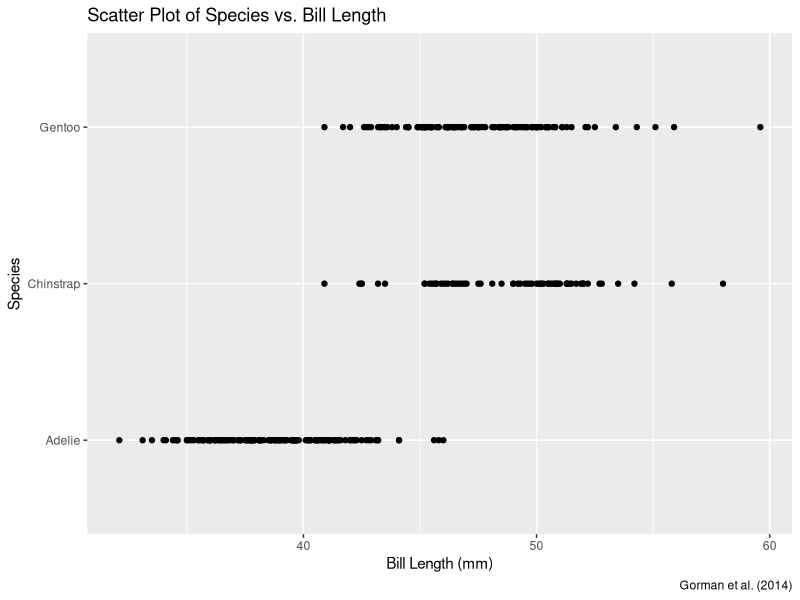
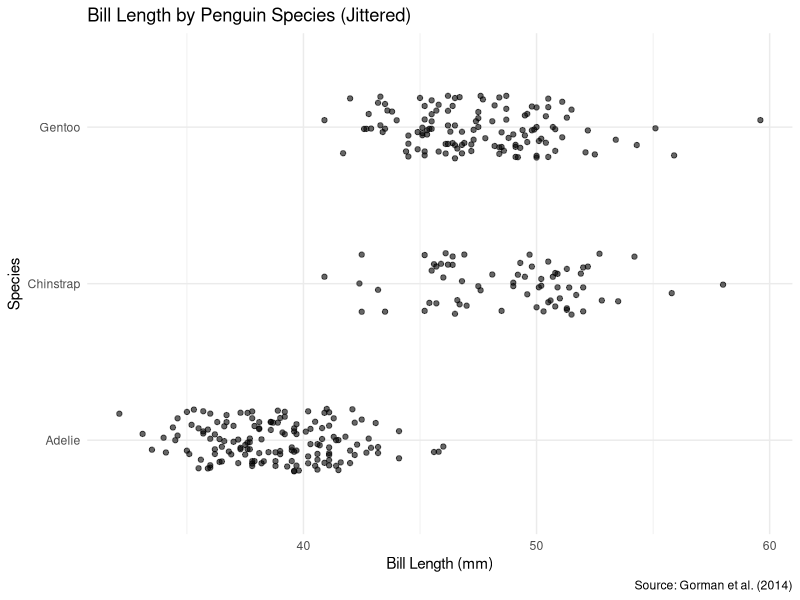
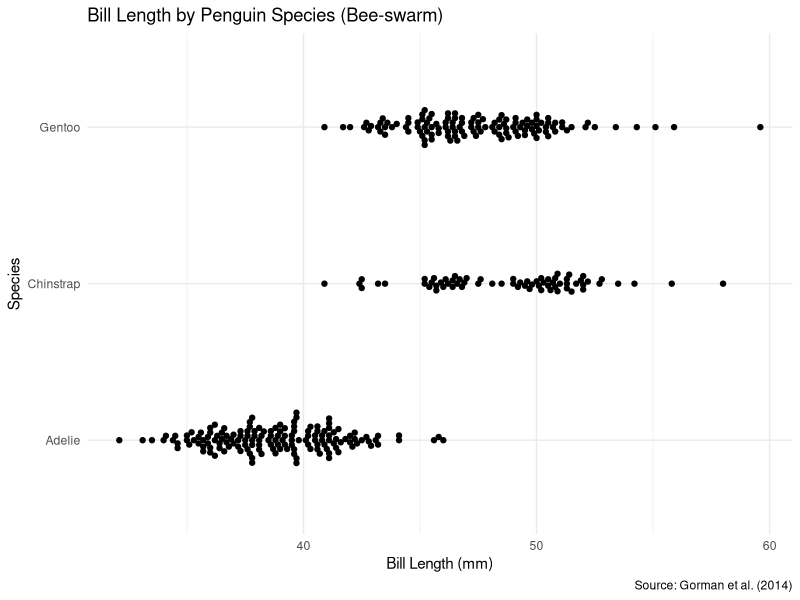
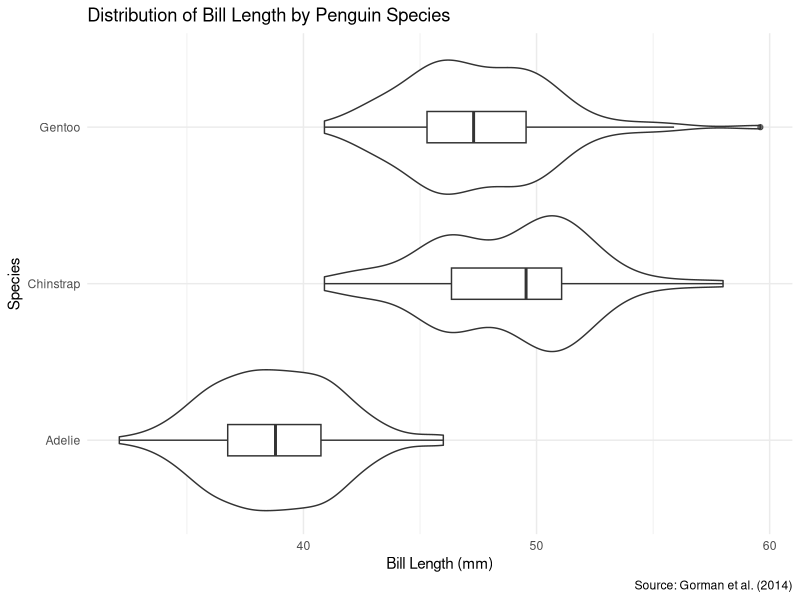
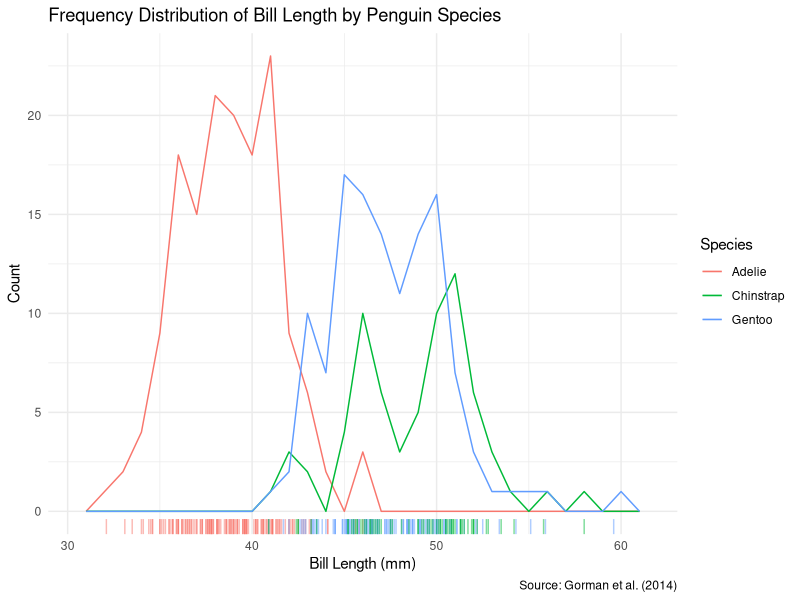
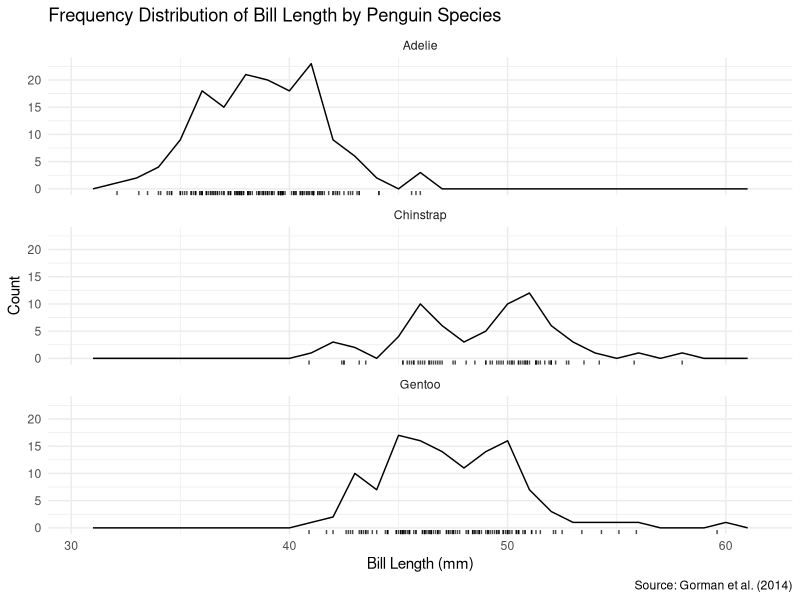

The R script that drew these images, in order:
## ---- chunk 1
#| label: load-libraries
#| message: false

# Load necessary packages
library(tidyverse)
library(palmerpenguins)
library(ggbeeswarm)
library(ggplot2)
## ---- chunk 2
#| label: load-data
#| message: false
data("penguins", package = "palmerpenguins")
## ---- chunk 3
#| label: remove-missing

penguins_clean <- drop_na(penguins, bill_length_mm)

# Check how many rows were removed
cat("Original dataset size:", nrow(penguins), "\n")
cat("Clean dataset size:", nrow(penguins_clean), "\n")
cat("Number of rows removed:", nrow(penguins) - nrow(penguins_clean))
## ---- chunk 4
#| label: scatter-plot
#| echo: false
#| fig.width: 10
#| fig.height: 6

ggplot(penguins_clean, aes(x = bill_length_mm, y = species)) +
  geom_point() +
  labs(title = "Scatter Plot of Species vs. Bill Length",
       x = "Bill Length (mm)",
       y = "Species",
       caption = "Gorman et al. (2014)")
## ---- chunk 5
#| label: duplicates

# Count occurrences of each bill length within each species
bill_length_counts <- penguins_clean |>
  group_by(species, bill_length_mm) |>
  summarise(count = n(), .groups = "drop") |>
  filter(count > 1) |>
  arrange(desc(count))

# Display cases where multiple penguins have the same bill length within a species
print(bill_length_counts)

# Count how many points would overlap in our plot
overlapping_points <- sum(bill_length_counts$count)
total_points <- nrow(penguins_clean)
overlap_percentage <- overlapping_points / total_points * 100

cat("Number of overlapping points:", overlapping_points, "\n")
cat("Percentage of dataset with overlapping points:", round(overlap_percentage, 2), "%")
## ---- chunk 6
#| label: jitter-plot

ggplot(penguins_clean, aes(x = bill_length_mm, y = species)) +
  geom_jitter(alpha = 0.6, width = 0, height = 0.2) +
  labs(
    title = "Bill Length by Penguin Species (Jittered)",
    x = "Bill Length (mm)",
    y = "Species",
    caption = "Source: Gorman et al. (2014)"
  ) +
  theme_minimal()
## ---- chunk 7
#| label: beeswarm-plot

ggplot(penguins_clean, aes(x = bill_length_mm, y = species)) +
  geom_beeswarm() +
  labs(
    title = "Bill Length by Penguin Species (Bee-swarm)",
    x = "Bill Length (mm)",
    y = "Species",
    caption = "Source: Gorman et al. (2014)"
  ) +
  theme_minimal()
## ---- chunk 8
#| label: violin-box-plot

ggplot(penguins_clean, aes(x = bill_length_mm, y = species)) +
  geom_violin() +
  geom_boxplot(width = 0.2, fill = "white", alpha = 0.7) +
  labs(
    title = "Distribution of Bill Length by Penguin Species",
    x = "Bill Length (mm)",
    y = "Species",
    caption = "Source: Gorman et al. (2014)"
  ) +
  theme_minimal()
## ---- chunk 9
#| label: frequency-polygon-rug

ggplot(penguins_clean, aes(x = bill_length_mm, color = species)) +
  geom_freqpoly(binwidth = 1) +
  geom_rug(alpha = 0.5) +
  labs(
    title = "Frequency Distribution of Bill Length by Penguin Species",
    x = "Bill Length (mm)",
    y = "Count",
    color = "Species",
    caption = "Source: Gorman et al. (2014)"
  ) +
  theme_minimal()
## ---- chunk 10
#| label: faceted-frequency-polygon

ggplot(penguins_clean, aes(x = bill_length_mm)) +
  geom_freqpoly(binwidth = 1) +
  geom_rug(alpha = 0.7) +
  facet_wrap(~ species, ncol = 1) +
  labs(
    title = "Frequency Distribution of Bill Length by Penguin Species",
    x = "Bill Length (mm)",
    y = "Count",
    caption = "Source: Gorman et al. (2014)"
  ) +
  theme_minimal()
## ---- chunk 11
#| label: mean-bill-length

species_means <- penguins_clean |>
  group_by(species) |>
  summarise(mean_bill_length = mean(bill_length_mm, na.rm = TRUE)) |>
  arrange(mean_bill_length)

print(species_means)
## ---- chunk 12
#| label: pairwise-t-test

# Perform pairwise t-test
pairwise_test <- pairwise.t.test(
  penguins_clean$bill_length_mm, 
  penguins_clean$species,
  p.adjust.method = "bonferroni"
)

print(pairwise_test)
